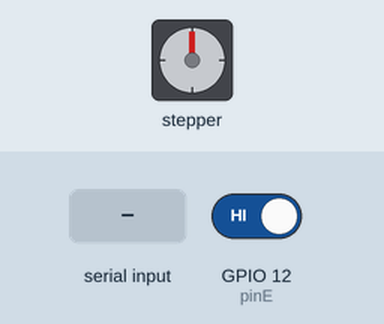
The sketch below on a simulated ESP8266 (NodeMCU). Shown: stepper motor. Inputs (shaded band) come from the test bench; at power-on: GPIO 12 (pinE) HIGH. Stepper angles assume 2048 steps per turn; what the sketch prints to the serial monitor is not drawn.

Above: at 0.15 s.
At 0.75 s:
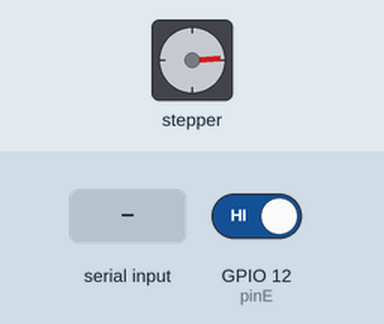
At 1.24 s:
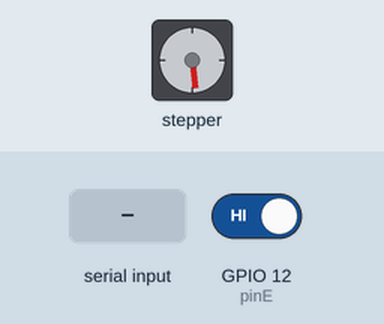
1.3 s: GPIO 12 (pinE) driven LOW
2.8 s: "90,45\n" received over Serial
Timing chart, 0 to 5.8 s (numbered marks = the images above; inputs shaded):
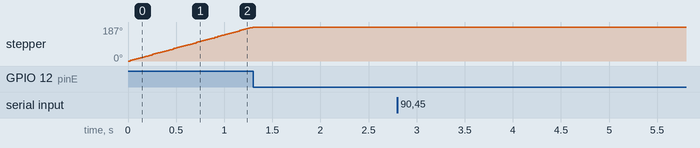

Measured:
- after the input at 1.3 s, stepper: stops changing and stays 187°
- after the input at 2.8 s, every drawn part: stays the same
- by itself, stepper: keeps turning clockwise at about 147°/s

The sketch:

ProjetoPratoN02.ino
```cpp
#include "AccelStepper.h"

//Declaração das variaveis


int inicio = 0;    // Variavel controle para parar o giro do inicio 0 inicia 1 quebra o loop
bool estado;       // Variavel leitura inicial do sensor

int pinE = 12;                                  // pino do sensor
int pinA = 16, pinB = 5, pinC = 4, pinD = 0;    // pinos do motor

int RatioToTurns = 224;    // Relação voltas do pinhao 1 volta = 32, 7 voltas = 224

int speedA = 900;         // Rotação maxima do inicio seca sem rampa
int speedB = 900;         // Rotação maxima dos graus
int speedC = 900;         // Rotação maxima dos graus rampa

int leituraserial;        // Variavel da Leitura Serial
int movimentopronto = 1;  // Variavel de controle do movimento
int steps;                // Variavel resultado formula


//AccelStepper Padrão com 4 pinos
AccelStepper stepper(AccelStepper::FULL4WIRE, pinA, pinB, pinC, pinD);


void setup() {

   stepper.setAcceleration(speedB);
   stepper.setMaxSpeed(speedC);
   stepper.setSpeed(speedA);

   estado = (digitalRead(pinE));

   Serial.begin(115200);
   Serial.println("");
   Serial.println(" ---- SERIAL START ---- ");
   Serial.println("");


}

void loop() {

startfun();


  while (Serial.available()>0) {

    movimentopronto = 0;

   leituraserial = Serial.parseInt(); // valor numerico buffer rodar

    if (leituraserial == 5000){
       ESP.reset();
    }

    if (leituraserial < -360 || leituraserial > 360) {
      Serial.println("");
      Serial.println(" ---- ERROR -- INSERT A VALID NUMBER -- ERROR --");
      Serial.println("");

    }
      else {

        steps = (RatioToTurns / 5.625) * (leituraserial);

        Serial.print(" ---- ROTATION IN STEPS PROGRESS...  ");
        Serial.println(steps);
        Serial.print(" ---- ROTATION IN DEGRESS PROGRESS... ");
        Serial.println(leituraserial);

        stepper.moveTo(steps);

        delay(50); // aguarda antes de mover
      }
  }

      if (leituraserial >= -360 && leituraserial <= 360) {

        if ((stepper.distanceToGo() != 0)) {
            stepper.run();
        }

      if ((movimentopronto == 0) && (stepper.distanceToGo() == 0)) {
        stepper.disableOutputs();
        Serial.println("");
        Serial.println(" ---- ROTATION COMPLETED----");
        Serial.println("");
        Serial.println(" ---- INSERT DEGRESS TO ROTATE OR 5000 TO RESET -> : ");
        Serial.println("");
        movimentopronto = 1; //reset variavel
      }
      }
}


void startfun() {

  if((inicio == 0) and (estado == HIGH)){

        stepper.setSpeed(speedA);
        stepper.run();

        if (digitalRead(pinE) != estado){
            inicio = 1;
            stepper.disableOutputs();
            Serial.println("");
            Serial.println(" ---- ZERO DEGREE ----");
            stepper.setCurrentPosition(0);
            movimentopronto = 0;
            }
        else { }
        }

   if((inicio == 0) and (estado == LOW)) {

         stepper.setSpeed(-speedA);
         stepper.run();

         if (digitalRead(pinE) != estado){
             inicio = 1;
             stepper.disableOutputs();
             Serial.println("");
             Serial.println(" ---- ZERO DEGREE ----");
             stepper.setCurrentPosition(0);
             movimentopronto = 0;
             }
        else { }
        }
}
```
